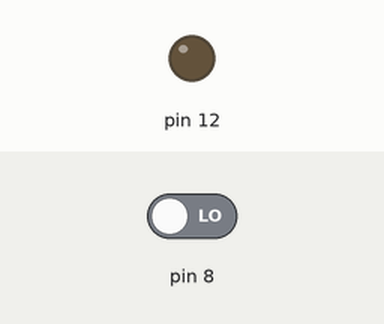
Recording of a sketch running on a simulated Arduino Uno, built with avr-gcc and run on an emulated ATmega328P. On the bench: output pins drawn as LEDs (lit = HIGH). Dashed ring = blinking. The inputs (shaded band) are chosen by the test bench; at power-on: pin 8 LOW.

Above: at 1.2 s.
1.3 s: pin 8 driven HIGH
At 4.2 s:
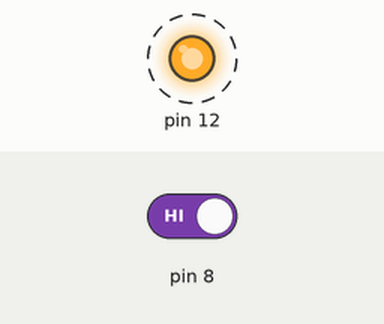
4.3 s: pin 8 driven LOW
At 4.8 s:
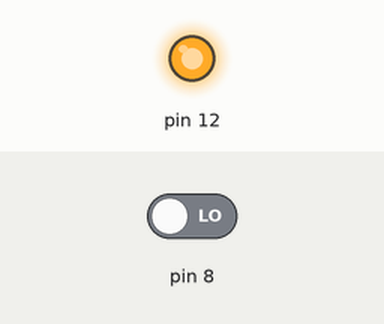
Timing chart, 0 to 7.3 s (numbered marks = the images above; inputs shaded):
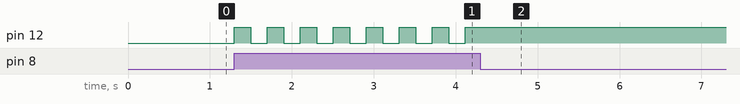

Measured:
- after the input at 1.3 s, pin 12: alternates HIGH for 0.20 s and LOW for 0.20 s, starting at once
- after the input at 4.3 s, pin 12: stops changing and stays HIGH

The sketch:

StateBasedAlarm.ino
```cpp
// Code generated by ArduinoML
// Structural concepts
void setup() {
	pinMode(12, OUTPUT);
	pinMode(8, INPUT);
}

//Behavioral concepts
long time=0;
long debounce = 200;
long analog=0;

void mode_StateBasedAlarm() {
	//initial state
	state_off();
}

void state_off() {
	digitalWrite(12, LOW);
	boolean guard = millis() - time > debounce;
	if( digitalRead(8) == HIGH && guard ) {
		time = millis();
		state_on();
	}
	else {
		state_off();
	}
}

void state_on() {
	digitalWrite(12, HIGH);
	boolean guard = millis() - time > debounce;
	if( digitalRead(8) == HIGH && guard ) {
		time = millis();
		state_off();
	}
	else {
		state_on();
	}
}

void loop() {mode_StateBasedAlarm();} // Entering init mode
```
